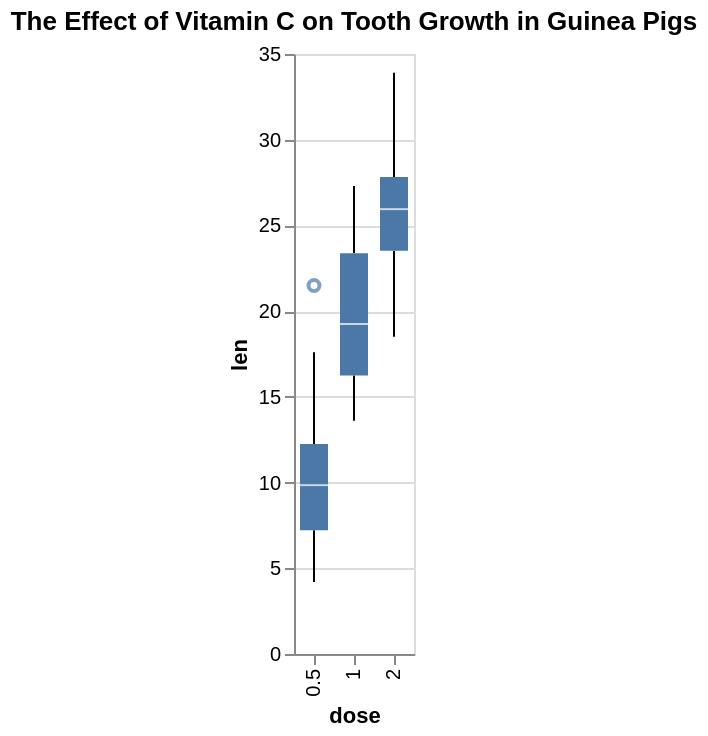

Source (Vega-Lite JSON):
### Vega-Lite specification from a JSON file in a GitHub repository (floating-point values rounded to 4 significant figures)
{"$schema": "https://vega.github.io/schema/vega-lite/v5.json", "mark": "boxplot", "title": "The Effect of Vitamin C on Tooth Growth in Guinea Pigs", "data": {"values": [{"sample": "Var1", "variable": "len", "value": 4.2, "dose": "0.5", "order": 1, "supp": "VC"}, {"sample": "Var2", "variable": "len", "value": 11.5, "dose": "0.5", "order": 2, "supp": "VC"}, {"sample": "Var3", "variable": "len", "value": 7.3, "dose": "0.5", "order": 3, "supp": "VC"}, {"sample": "Var4", "variable": "len", "value": 5.8, "dose": "0.5", "order": 4, "supp": "VC"}, {"sample": "Var5", "variable": "len", "value": 6.4, "dose": "0.5", "order": 5, "supp": "VC"}, {"sample": "Var6", "variable": "len", "value": 10, "dose": "0.5", "order": 6, "supp": "VC"}, {"sample": "Var7", "variable": "len", "value": 11.2, "dose": "0.5", "order": 7, "supp": "VC"}, {"sample": "Var8", "variable": "len", "value": 11.2, "dose": "0.5", "order": 8, "supp": "VC"}, {"sample": "Var9", "variable": "len", "value": 5.2, "dose": "0.5", "order": 9, "supp": "VC"}, {"sample": "Var10", "variable": "len", "value": 7, "dose": "0.5", "order": 10, "supp": "VC"}, {"sample": "Var11", "variable": "len", "value": 16.5, "dose": "1", "order": 1, "supp": "VC"}, {"sample": "Var12", "variable": "len", "value": 16.5, "dose": "1", "order": 2, "supp": "VC"}, {"sample": "Var13", "variable": "len", "value": 15.2, "dose": "1", "order": 3, "supp": "VC"}, {"sample": "Var14", "variable": "len", "value": 17.3, "dose": "1", "order": 4, "supp": "VC"}, {"sample": "Var15", "variable": "len", "value": 22.5, "dose": "1", "order": 5, "supp": "VC"}, {"sample": "Var16", "variable": "len", "value": 17.3, "dose": "1", "order": 6, "supp": "VC"}, {"sample": "Var17", "variable": "len", "value": 13.6, "dose": "1", "order": 7, "supp": "VC"}, {"sample": "Var18", "variable": "len", "value": 14.5, "dose": "1", "order": 8, "supp": "VC"}, {"sample": "Var19", "variable": "len", "value": 18.8, "dose": "1", "order": 9, "supp": "VC"}, {"sample": "Var20", "variable": "len", "value": 15.5, "dose": "1", "order": 10, "supp": "VC"}, {"sample": "Var21", "variable": "len", "value": 23.6, "dose": "2", "order": 1, "supp": "VC"}, {"sample": "Var22", "variable": "len", "value": 18.5, "dose": "2", "order": 2, "supp": "VC"}, {"sample": "Var23", "variable": "len", "value": 33.9, "dose": "2", "order": 3, "supp": "VC"}, {"sample": "Var24", "variable": "len", "value": 25.5, "dose": "2", "order": 4, "supp": "VC"}, {"sample": "Var25", "variable": "len", "value": 26.4, "dose": "2", "order": 5, "supp": "VC"}, {"sample": "Var26", "variable": "len", "value": 32.5, "dose": "2", "order": 6, "supp": "VC"}, {"sample": "Var27", "variable": "len", "value": 26.7, "dose": "2", "order": 7, "supp": "VC"}, {"sample": "Var28", "variable": "len", "value": 21.5, "dose": "2", "order": 8, "supp": "VC"}, {"sample": "Var29", "variable": "len", "value": 23.3, "dose": "2", "order": 9, "supp": "VC"}, {"sample": "Var30", "variable": "len", "value": 29.5, "dose": "2", "order": 10, "supp": "VC"}, {"sample": "Var31", "variable": "len", "value": 15.2, "dose": "0.5", "order": 1, "supp": "OJ"}, {"sample": "Var32", "variable": "len", "value": 21.5, "dose": "0.5", "order": 2, "supp": "OJ"}, {"sample": "Var33", "variable": "len", "value": 17.6, "dose": "0.5", "order": 3, "supp": "OJ"}, {"sample": "Var34", "variable": "len", "value": 9.7, "dose": "0.5", "order": 4, "supp": "OJ"}, {"sample": "Var35", "variable": "len", "value": 14.5, "dose": "0.5", "order": 5, "supp": "OJ"}, {"sample": "Var36", "variable": "len", "value": 10, "dose": "0.5", "order": 6, "supp": "OJ"}, {"sample": "Var37", "variable": "len", "value": 8.2, "dose": "0.5", "order": 7, "supp": "OJ"}, {"sample": "Var38", "variable": "len", "value": 9.4, "dose": "0.5", "order": 8, "supp": "OJ"}, {"sample": "Var39", "variable": "len", "value": 16.5, "dose": "0.5", "order": 9, "supp": "OJ"}, {"sample": "Var40", "variable": "len", "value": 9.7, "dose": "0.5", "order": 10, "supp": "OJ"}, {"sample": "Var41", "variable": "len", "value": 19.7, "dose": "1", "order": 1, "supp": "OJ"}, {"sample": "Var42", "variable": "len", "value": 23.3, "dose": "1", "order": 2, "supp": "OJ"}, {"sample": "Var43", "variable": "len", "value": 23.6, "dose": "1", "order": 3, "supp": "OJ"}, {"sample": "Var44", "variable": "len", "value": 26.4, "dose": "1", "order": 4, "supp": "OJ"}, {"sample": "Var45", "variable": "len", "value": 20, "dose": "1", "order": 5, "supp": "OJ"}, {"sample": "Var46", "variable": "len", "value": 25.2, "dose": "1", "order": 6, "supp": "OJ"}, {"sample": "Var47", "variable": "len", "value": 25.8, "dose": "1", "order": 7, "supp": "OJ"}, {"sample": "Var48", "variable": "len", "value": 21.2, "dose": "1", "order": 8, "supp": "OJ"}, {"sample": "Var49", "variable": "len", "value": 14.5, "dose": "1", "order": 9, "supp": "OJ"}, {"sample": "Var50", "variable": "len", "value": 27.3, "dose": "1", "order": 10, "supp": "OJ"}, {"sample": "Var51", "variable": "len", "value": 25.5, "dose": "2", "order": 1, "supp": "OJ"}, {"sample": "Var52", "variable": "len", "value": 26.4, "dose": "2", "order": 2, "supp": "OJ"}, {"sample": "Var53", "variable": "len", "value": 22.4, "dose": "2", "order": 3, "supp": "OJ"}, {"sample": "Var54", "variable": "len", "value": 24.5, "dose": "2", "order": 4, "supp": "OJ"}, {"sample": "Var55", "variable": "len", "value": 24.8, "dose": "2", "order": 5, "supp": "OJ"}, {"sample": "Var56", "variable": "len", "value": 30.9, "dose": "2", "order": 6, "supp": "OJ"}, {"sample": "Var57", "variable": "len", "value": 26.4, "dose": "2", "order": 7, "supp": "OJ"}, {"sample": "Var58", "variable": "len", "value": 27.3, "dose": "2", "order": 8, "supp": "OJ"}, {"sample": "Var59", "variable": "len", "value": 29.4, "dose": "2", "order": 9, "supp": "OJ"}, {"sample": "Var60", "variable": "len", "value": 23, "dose": "2", "order": 10, "supp": "OJ"}]}, "encoding": {"x": {"field": "dose", "type": "nominal", "title": "dose", "sort": null}, "y": {"field": "value", "type": "quantitative", "title": "len"}}}
